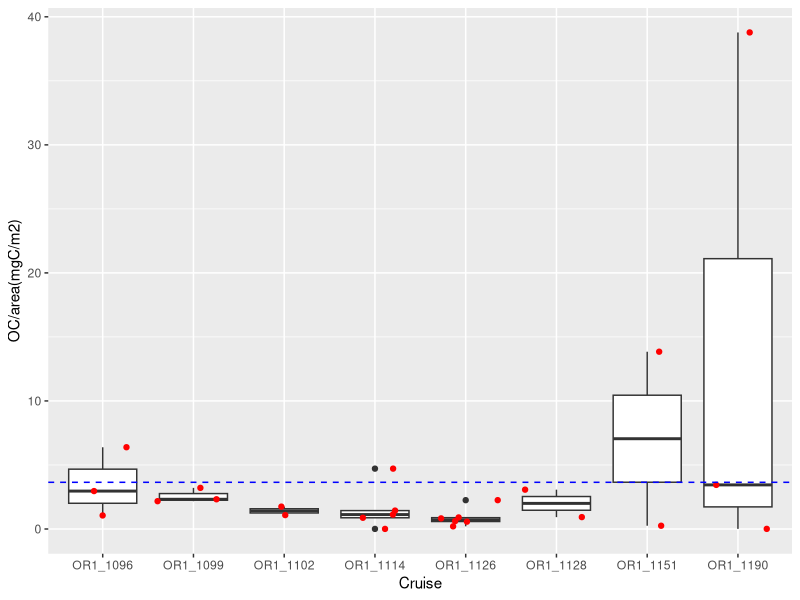
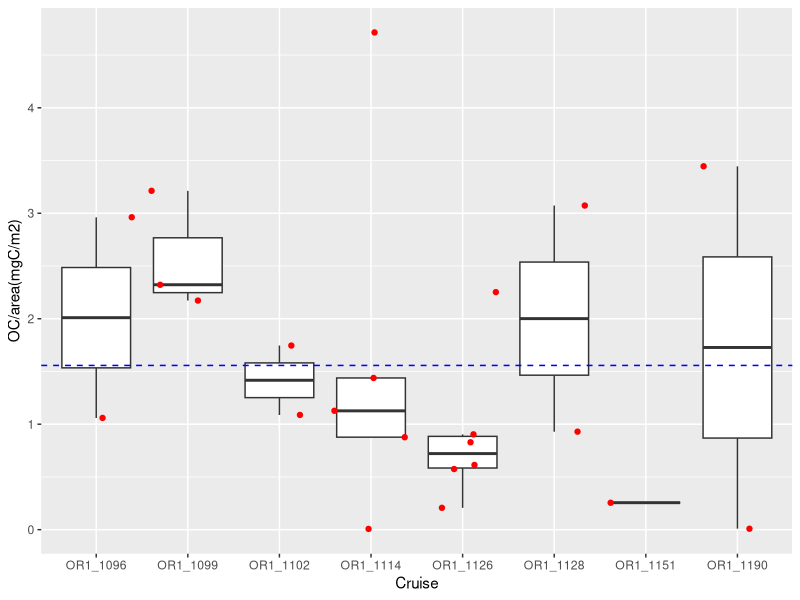
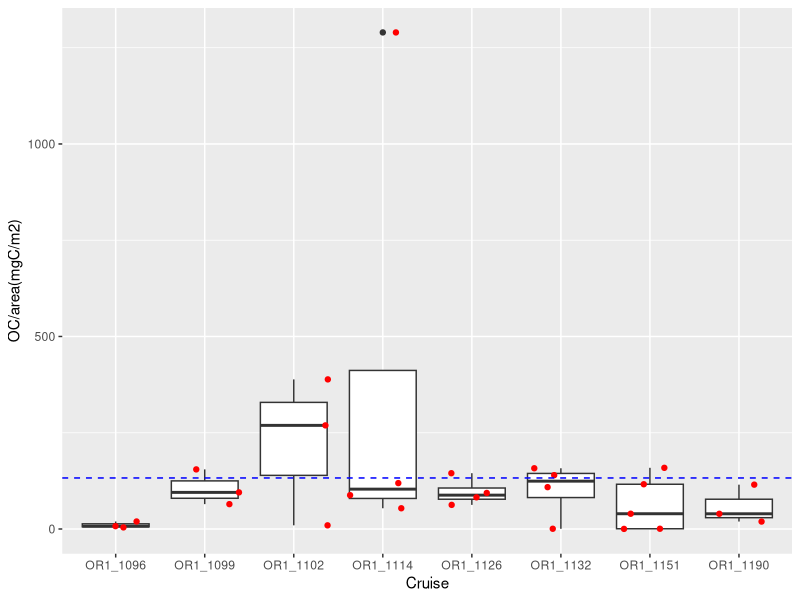
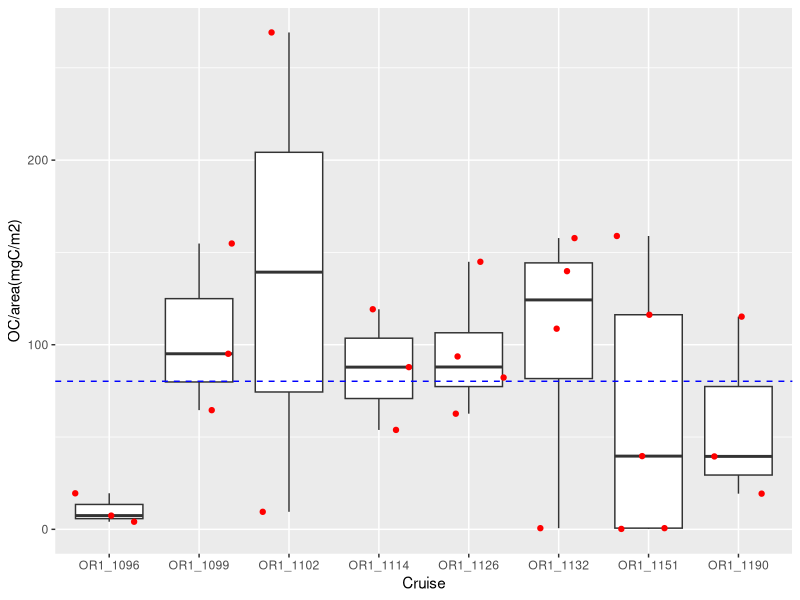
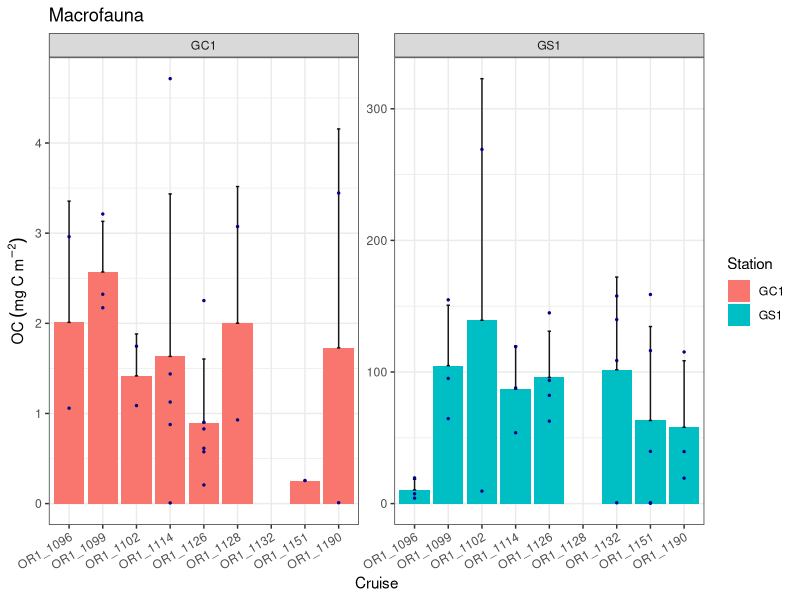

These figures' R source, in order:
rm(list = ls())
library(readxl)
library(dplyr)
library(writexl)
library(openxlsx)
#abundance####
GPSC_macro_abundance <- read_excel("data/GPSC_macro_sorting/GPSC_macro_sorting_2021.11.23.xlsx", 
                                   sheet = "Specimen")
levels(factor(GPSC_macro_abundance$Station))
GC1_macro_abundance<-GPSC_macro_abundance%>% filter(Station=="GC1")
GS1_macro_abundance<-GPSC_macro_abundance%>% filter(Station=="GS1")
#GC1_size####
GPSC_macro_size<-read_excel("Canyon_macro.xlsx",sheet = "Size")
levels(factor(GPSC_macro_size$Station))
GC1_macro<-GPSC_macro_size%>%filter(Station=="GC1")
#fix Cylinder and cylinder
levels(factor(GC1_macro$Type))
GC1_x<-GC1_macro %>% filter(Type=="Cylinder") %>% mutate(Type="cylinder")
GC1_macro<-GC1_macro %>% filter(Type!="Cylinder") %>% full_join(GC1_x)
levels(factor(GC1_macro$Type))

#with C value-> type=LW2C
GC1_macro[is.na(GC1_macro$C),]
#LW2C 125
GC1_LW2C<-GC1_macro %>% mutate(Volume=L*(W^2)*C) %>% filter(!is.na(Volume))
#cone 2
GC1_cone<-GC1_macro %>% filter(Type=="cone") %>% mutate(Volume=L*(W/2)^2*pi/3)
#cylinder 12
#GC1_macro%>%filter(Type=="cylinder")
#some polychaete were labelled as cylinder -> real cylinder 7
GC1_cylinder<-GC1_macro %>% filter(Taxon%in%c("Nemertea","Sipuncula")) %>%
  mutate(Volume=L*(W/2)^2*pi)
#ellipsoid
GC1_ellipsoid<-GC1_macro %>% filter(Type=="ellipsoid") %>%
  mutate(Volume=L*(W/2)^2*pi*4/3)
GC1<-rbind(GC1_LW2C,GC1_cone,GC1_cylinder,GC1_ellipsoid)
#V->OC
GC1_macro_OC<-GC1 %>%  mutate(DryW=Volume*1.13) %>% #DryW(mg)=volume(mm3)*1.13(g/cm3=mg/mm3)
  mutate(OC=DryW*0.043) #0.043 (fraction)
GC1 <-GC1_macro_OC %>% group_by(Cruise, Habitat, Station, Deployment, Tube) %>% 
  summarise(OC = sum(OC)) 

area<-pi*(10.5/2)^2/10000 #0.008659015m2
library(ggplot2)
GC1 %>% 
  ggplot(aes(x = Cruise, y = OC/area))+
  geom_boxplot()+
  geom_point(position = "jitter", color = "red")+
  geom_hline(yintercept = mean(GC1$OC)/area, linetype = 2, color = "blue")+
  ylab("OC/area(mgC/m2)")

GC1_mean<-mean(GC1$OC/area)
GC1_sd<-sd(GC1$OC/area)

#GC1_outlier####
GC1_Q   <- quantile(GC1$OC, probs=c(.25, .75), na.rm = FALSE)
GC1_iqr <- IQR(GC1$OC)
GC1_up  <- GC1_Q[2]+1.5*GC1_iqr # Upper Range  
GC1_low <- GC1_Q[1]-1.5*GC1_iqr # Lower Range
GC1_eliminated<- subset(GC1, GC1$OC > GC1_low & GC1$OC < GC1_up)

GC1_eliminated %>% 
  ggplot(aes(x = Cruise, y = OC/area))+
  geom_boxplot(outlier.shape = NA)+
  geom_point(position = "jitter", color = "red")+
  geom_hline(yintercept = mean(GC1_eliminated$OC)/area, linetype = 2, color = "blue")+
  ylab("OC/area(mgC/m2)")
GC1_el_mean<-mean(GC1_eliminated$OC/area)
GC1_el_sd  <-sd(GC1_eliminated$OC/area)

#GS1_size####
GPSC_macro_size<-NULL
for (i in 1:15){
  df<- read_excel("data/GPSC_macro_size/GPSC_macro_size_2020.08.03.xlsx",
                  sheet = i ,col_types = c("text","text", "text", 
                                           "numeric", "numeric", 
                                           "text", "text", "numeric",
                                           "numeric","text", "text",
                                           "numeric", "numeric",
                                           "numeric", "numeric", "numeric",
                                           "numeric", "text"))
  GPSC_macro_size<-rbind(GPSC_macro_size,df)
}

levels(factor(GPSC_macro_size$Station))
GS1_macro<-GPSC_macro_size %>% filter(Station=="GS1")
levels(factor(GS1_macro$Type))
#fix Cylinder and cylinder
GS1_x<-GS1_macro %>% filter(Type=="Cylinder") %>% mutate(Type="cylinder")
GS1_macro<-GS1_macro %>% filter(Type!="Cylinder") %>% full_join(GS1_x)
levels(factor(GS1_macro$Type))

#with C value-> type=LW2C
GS1_macro$C[is.na(GS1_macro$C)&GS1_macro$Taxon=="Polychaeta"]=0.53
GS1_macro[is.na(GS1_macro$C),]#91
#LW2C 1374
GS1_LW2C<-GS1_macro %>% mutate(Volume=L*(W^2)*C) %>% filter(!is.na(Volume))
#cone 3
GS1_cone<-GS1_macro %>% filter(Type=="cone") %>% mutate(Volume=L*(W/2)^2*pi/3)
#cylinder 78
GS1_cylinder<-GS1_macro %>% filter(Type=="cylinder" & 
           Taxon%in%c("Aplacophora","Sipuncula","Ophiuroidea","Nemertea")) %>%
  mutate(Volume=L*(W/2)^2*pi)
#ellipsoid 10
GS1_ellipsoid<-GS1_macro %>% filter(Type=="ellipsoid" & 
           Taxon%in%c("Ophiuroidea","Asteroidea" )) %>%
  mutate(Volume=L*(W/2)^2*pi*4/3)
GS1<-rbind(GS1_LW2C,GS1_cone,GS1_cylinder,GS1_ellipsoid)
#V->OC
GS1_macro_OC<-GS1%>%
  mutate(DryW=Volume*1.13)%>% #DryW(mg)=volume(mm3)*1.13(g/cm3=mg/mm3)
  mutate(OC=DryW*0.043) #0.043 (fraction)
GS1 <-GS1_macro_OC %>% 
  group_by(Cruise, Habitat, Station, Deployment, Tube) %>% 
  summarise(OC = sum(OC)) 

GS1 %>% 
  ggplot(aes(x = Cruise, y = OC/area))+
  geom_boxplot()+
  geom_point(position = "jitter", color = "red")+
  geom_hline(yintercept = mean(GS1$OC)/area, linetype = 2, color = "blue")+
  ylab("OC/area(mgC/m2)")

GS1_mean<-mean(GS1$OC/area)
GS1_sd<-sd(GS1$OC/area)

#GS1_outlier####
GS1_Q   <- quantile(GS1$OC, probs=c(.25, .75), na.rm = FALSE)
GS1_iqr <- IQR(GS1$OC)
GS1_up  <- GS1_Q[2]+1.5*GS1_iqr # Upper Range  
GS1_low <- GS1_Q[1]-1.5*GS1_iqr # Lower Range
GS1_eliminated <-subset(GS1, GS1$OC > GS1_low & GS1$OC < GS1_up)
GS1_eliminated%>%
  ggplot(aes(x = Cruise, y = OC/area))+
  geom_boxplot(outlier.shape = NA)+
  geom_point(position = "jitter", color = "red")+
  geom_hline(yintercept = mean(GS1_eliminated$OC)/area, linetype = 2, color = "blue")+
  ylab("OC/area(mgC/m2)")
GS1_el_mean<-mean(GS1_eliminated$OC/area)
GS1_el_sd<-sd(GS1_eliminated$OC/area)
GS1_eliminated
#plot GC1 and GS1 together(bar+point)####
GC1_bar<-GC1_eliminated %>% group_by(Cruise, Station) %>% 
  summarise(mean=mean(OC/area),
            sd=sd(OC/area))
GS1_bar<-GS1_eliminated %>% group_by(Cruise, Station) %>% 
  summarise(mean=mean(OC/area),
            sd=sd(OC/area))
MAC_bar<-rbind(GC1_bar,GS1_bar)
MAC_point<-rbind(GC1_eliminated,GS1_eliminated)

MAC_bar%>%
  ggplot(aes(x = Cruise, y = mean))+
  geom_bar(stat = "identity",position = position_dodge(),
         aes(fill=Station))+
  geom_errorbar(aes(ymin=mean, ymax=mean+sd), size=0.5,width=0.1,alpha=0.9, colour="black")+
  ylab(expression(OC~(mg~C~m^-2)))+
  ylim(0, NA)+
  facet_wrap(~Station,scales = "free_y")+
  theme_bw()+
  theme(axis.text.x = element_text(angle = 30, hjust = 1))+
  labs(title = "Macrofauna")+
  geom_point(data=MAC_point,aes(x=Cruise,y=OC/area), color = "darkblue",size=0.5)

